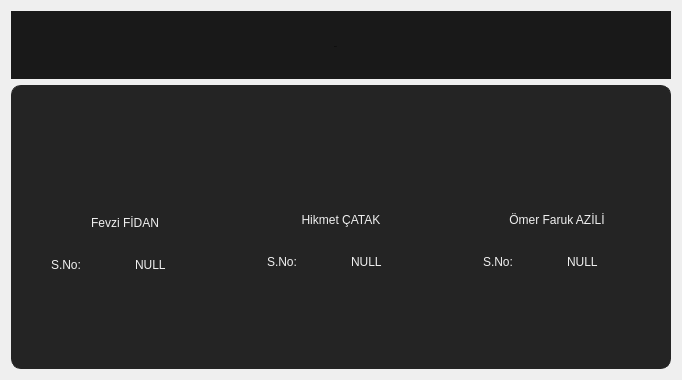
      <widget class="QWidget" name="page_about">
       <layout class="QGridLayout" name="gridLayout_4">
        <item row="1" column="0">
         <widget class="QWidget" name="widget_container_page_about" native="true">
          <property name="styleSheet">
           <string notr="true">QWidget {
	background-color:#242424;
	border:1px solid #242424;
	border-radius:10px;
}

QLabel {
	color:#f0f0f0;
	font-size:18px;
}</string>
          </property>
          <layout class="QHBoxLayout" name="horizontalLayout_9">
           <item>
            <widget class="QWidget" name="widget_profile_1" native="true">
             <property name="minimumSize">
              <size>
               <width>170</width>
               <height>0</height>
              </size>
             </property>
             <layout class="QGridLayout" name="gridLayout_5">
              <item row="1" column="0">
               <spacer name="horizontalSpacer_11">
                <property name="orientation">
                 <enum>Qt::Horizontal</enum>
                </property>
                <property name="sizeHint" stdset="0">
                 <size>
                  <width>42</width>
                  <height>20</height>
                 </size>
                </property>
               </spacer>
              </item>
              <item row="3" column="1">
               <spacer name="verticalSpacer_3">
                <property name="orientation">
                 <enum>Qt::Vertical</enum>
                </property>
                <property name="sizeHint" stdset="0">
                 <size>
                  <width>20</width>
                  <height>58</height>
                 </size>
                </property>
               </spacer>
              </item>
              <item row="1" column="1">
               <widget class="QLabel" name="lbl_profile_1_icon">
                <property name="maximumSize">
                 <size>
                  <width>50</width>
                  <height>50</height>
                 </size>
                </property>
                <property name="toolTip">
                 <string>Fevzi FİDAN</string>
                </property>
                <property name="text">
                 <string/>
                </property>
                <property name="pixmap">
                 <pixmap resource="../icons_source.qrc">:/newSource/icons/profile_1.png</pixmap>
                </property>
                <property name="scaledContents">
                 <bool>true</bool>
                </property>
               </widget>
              </item>
              <item row="1" column="2">
               <spacer name="horizontalSpacer_13">
                <property name="orientation">
                 <enum>Qt::Horizontal</enum>
                </property>
                <property name="sizeHint" stdset="0">
                 <size>
                  <width>42</width>
                  <height>20</height>
                 </size>
                </property>
               </spacer>
              </item>
              <item row="2" column="0" colspan="3">
               <widget class="QWidget" name="widget_profile_1_info" native="true">
                <property name="minimumSize">
                 <size>
                  <width>142</width>
                  <height>92</height>
                 </size>
                </property>
                <property name="styleSheet">
                 <string notr="true">QLabel {
	font-size:12px;
}</string>
                </property>
                <layout class="QVBoxLayout" name="verticalLayout_9">
                 <item>
                  <widget class="QLabel" name="lbl_profile_1_name">
                   <property name="minimumSize">
                    <size>
                     <width>133</width>
                     <height>34</height>
                    </size>
                   </property>
                   <property name="maximumSize">
                    <size>
                     <width>16777215</width>
                     <height>40</height>
                    </size>
                   </property>
                   <property name="text">
                    <string>Fevzi FİDAN</string>
                   </property>
                   <property name="alignment">
                    <set>Qt::AlignCenter</set>
                   </property>
                  </widget>
                 </item>
                 <item>
                  <widget class="QWidget" name="widget_profile_1_no" native="true">
                   <property name="minimumSize">
                    <size>
                     <width>133</width>
                     <height>34</height>
                    </size>
                   </property>
                   <layout class="QHBoxLayout" name="horizontalLayout_14">
                    <item>
                     <widget class="QLabel" name="lbl_profile_1_no_header">
                      <property name="minimumSize">
                       <size>
                        <width>38</width>
                        <height>0</height>
                       </size>
                      </property>
                      <property name="maximumSize">
                       <size>
                        <width>40</width>
                        <height>40</height>
                       </size>
                      </property>
                      <property name="toolTip">
                       <string>Student Number</string>
                      </property>
                      <property name="text">
                       <string>S.No:</string>
                      </property>
                     </widget>
                    </item>
                    <item>
                     <spacer name="horizontalSpacer_18">
                      <property name="orientation">
                       <enum>Qt::Horizontal</enum>
                      </property>
                      <property name="sizeHint" stdset="0">
                       <size>
                        <width>40</width>
                        <height>20</height>
                       </size>
                      </property>
                     </spacer>
                    </item>
                    <item>
                     <widget class="QLabel" name="lbl_profile_1_no">
                      <property name="minimumSize">
                       <size>
                        <width>72</width>
                        <height>16</height>
                       </size>
                      </property>
                      <property name="text">
                       <string>NULL</string>
                      </property>
                      <property name="wordWrap">
                       <bool>true</bool>
                      </property>
                     </widget>
                    </item>
                   </layout>
                  </widget>
                 </item>
                </layout>
               </widget>
              </item>
              <item row="0" column="1">
               <spacer name="verticalSpacer_7">
                <property name="orientation">
                 <enum>Qt::Vertical</enum>
                </property>
                <property name="sizeHint" stdset="0">
                 <size>
                  <width>20</width>
                  <height>65</height>
                 </size>
                </property>
               </spacer>
              </item>
             </layout>
            </widget>
           </item>
           <item>
            <widget class="QWidget" name="widget_profile_2" native="true">
             <property name="minimumSize">
              <size>
               <width>170</width>
               <height>0</height>
              </size>
             </property>
             <property name="styleSheet">
              <string notr="true">QLabel {
	font-size:12px;
}</string>
             </property>
             <layout class="QGridLayout" name="gridLayout_6">
              <item row="3" column="1">
               <spacer name="verticalSpacer_4">
                <property name="orientation">
                 <enum>Qt::Vertical</enum>
                </property>
                <property name="sizeHint" stdset="0">
                 <size>
                  <width>20</width>
                  <height>58</height>
                 </size>
                </property>
               </spacer>
              </item>
              <item row="1" column="1">
               <widget class="QLabel" name="lbl_profile_2_icon">
                <property name="maximumSize">
                 <size>
                  <width>50</width>
                  <height>50</height>
                 </size>
                </property>
                <property name="toolTip">
                 <string>Hikmet ÇATAK</string>
                </property>
                <property name="text">
                 <string/>
                </property>
                <property name="pixmap">
                 <pixmap resource="../icons_source.qrc">:/newSource/icons/profile_1.png</pixmap>
                </property>
                <property name="scaledContents">
                 <bool>true</bool>
                </property>
               </widget>
              </item>
              <item row="2" column="0" colspan="3">
               <widget class="QWidget" name="widget_profile_2_info" native="true">
                <property name="minimumSize">
                 <size>
                  <width>142</width>
                  <height>92</height>
                 </size>
                </property>
                <property name="styleSheet">
                 <string notr="true">QLabel {
	font-size:12px;
}</string>
                </property>
                <layout class="QVBoxLayout" name="verticalLayout_10">
                 <item>
                  <widget class="QLabel" name="lbl_profile_2_name">
                   <property name="minimumSize">
                    <size>
                     <width>133</width>
                     <height>34</height>
                    </size>
                   </property>
                   <property name="maximumSize">
                    <size>
                     <width>16777215</width>
                     <height>40</height>
                    </size>
                   </property>
                   <property name="text">
                    <string>Hikmet ÇATAK</string>
                   </property>
                   <property name="alignment">
                    <set>Qt::AlignCenter</set>
                   </property>
                  </widget>
                 </item>
                 <item>
                  <widget class="QWidget" name="widget_profile_2_no" native="true">
                   <property name="minimumSize">
                    <size>
                     <width>133</width>
                     <height>34</height>
                    </size>
                   </property>
                   <layout class="QHBoxLayout" name="horizontalLayout_17">
                    <item>
                     <widget class="QLabel" name="lbl_profile_2_no_header">
                      <property name="minimumSize">
                       <size>
                        <width>38</width>
                        <height>0</height>
                       </size>
                      </property>
                      <property name="maximumSize">
                       <size>
                        <width>40</width>
                        <height>40</height>
                       </size>
                      </property>
                      <property name="toolTip">
                       <string>Student Number</string>
                      </property>
                      <property name="text">
                       <string>S.No:</string>
                      </property>
                     </widget>
                    </item>
                    <item>
                     <spacer name="horizontalSpacer_19">
                      <property name="orientation">
                       <enum>Qt::Horizontal</enum>
                      </property>
                      <property name="sizeHint" stdset="0">
                       <size>
                        <width>40</width>
                        <height>20</height>
                       </size>
                      </property>
                     </spacer>
                    </item>
                    <item>
                     <widget class="QLabel" name="lbl_profile_2_no">
                      <property name="minimumSize">
                       <size>
                        <width>72</width>
                        <height>16</height>
                       </size>
                      </property>
                      <property name="text">
                       <string>NULL</string>
                      </property>
                      <property name="wordWrap">
                       <bool>true</bool>
                      </property>
                     </widget>
                    </item>
                   </layout>
                  </widget>
                 </item>
                </layout>
               </widget>
              </item>
              <item row="1" column="2">
               <spacer name="horizontalSpacer_15">
                <property name="orientation">
                 <enum>Qt::Horizontal</enum>
                </property>
                <property name="sizeHint" stdset="0">
                 <size>
                  <width>42</width>
                  <height>20</height>
                 </size>
                </property>
               </spacer>
              </item>
              <item row="1" column="0">
               <spacer name="horizontalSpacer_14">
                <property name="orientation">
                 <enum>Qt::Horizontal</enum>
                </property>
                <property name="sizeHint" stdset="0">
                 <size>
                  <width>42</width>
                  <height>20</height>
                 </size>
                </property>
               </spacer>
              </item>
              <item row="0" column="1">
               <spacer name="verticalSpacer_8">
                <property name="orientation">
                 <enum>Qt::Vertical</enum>
                </property>
                <property name="sizeHint" stdset="0">
                 <size>
                  <width>20</width>
                  <height>65</height>
                 </size>
                </property>
               </spacer>
              </item>
             </layout>
            </widget>
           </item>
           <item>
            <widget class="QWidget" name="widget_profile_3" native="true">
             <property name="minimumSize">
              <size>
               <width>170</width>
               <height>0</height>
              </size>
             </property>
             <property name="styleSheet">
              <string notr="true">QLabel {
	font-size:12px;
}</string>
             </property>
             <layout class="QGridLayout" name="gridLayout_7">
              <item row="2" column="0" colspan="3">
               <widget class="QWidget" name="widget_profile_3_info" native="true">
                <property name="minimumSize">
                 <size>
                  <width>142</width>
                  <height>92</height>
                 </size>
                </property>
                <property name="styleSheet">
                 <string notr="true">QLabel {
	font-size:12px;
}</string>
                </property>
                <layout class="QVBoxLayout" name="verticalLayout_11">
                 <item>
                  <widget class="QLabel" name="lbl_profile_3_name">
                   <property name="minimumSize">
                    <size>
                     <width>133</width>
                     <height>34</height>
                    </size>
                   </property>
                   <property name="maximumSize">
                    <size>
                     <width>16777215</width>
                     <height>40</height>
                    </size>
                   </property>
                   <property name="text">
                    <string>Ömer Faruk AZİLİ</string>
                   </property>
                   <property name="alignment">
                    <set>Qt::AlignCenter</set>
                   </property>
                  </widget>
                 </item>
                 <item>
                  <widget class="QWidget" name="widget_profile_3_no" native="true">
                   <property name="minimumSize">
                    <size>
                     <width>133</width>
                     <height>34</height>
                    </size>
                   </property>
                   <layout class="QHBoxLayout" name="horizontalLayout_18">
                    <item>
                     <widget class="QLabel" name="lbl_profile_3_no_header">
                      <property name="minimumSize">
                       <size>
                        <width>38</width>
                        <height>0</height>
                       </size>
                      </property>
                      <property name="maximumSize">
                       <size>
                        <width>40</width>
                        <height>40</height>
                       </size>
                      </property>
                      <property name="toolTip">
                       <string>Student Number</string>
                      </property>
                      <property name="text">
                       <string>S.No:</string>
                      </property>
                     </widget>
                    </item>
                    <item>
                     <spacer name="horizontalSpacer_20">
                      <property name="orientation">
                       <enum>Qt::Horizontal</enum>
                      </property>
                      <property name="sizeHint" stdset="0">
                       <size>
                        <width>40</width>
                        <height>20</height>
                       </size>
                      </property>
                     </spacer>
                    </item>
                    <item>
                     <widget class="QLabel" name="lbl_profile_3_no">
                      <property name="minimumSize">
                       <size>
                        <width>72</width>
                        <height>16</height>
                       </size>
                      </property>
                      <property name="text">
                       <string>NULL</string>
                      </property>
                      <property name="wordWrap">
                       <bool>true</bool>
                      </property>
                     </widget>
                    </item>
                   </layout>
                  </widget>
                 </item>
                </layout>
               </widget>
              </item>
              <item row="3" column="1">
               <spacer name="verticalSpacer_6">
                <property name="orientation">
                 <enum>Qt::Vertical</enum>
                </property>
                <property name="sizeHint" stdset="0">
                 <size>
                  <width>20</width>
                  <height>58</height>
                 </size>
                </property>
               </spacer>
              </item>
              <item row="1" column="0">
               <spacer name="horizontalSpacer_16">
                <property name="orientation">
                 <enum>Qt::Horizontal</enum>
                </property>
                <property name="sizeHint" stdset="0">
                 <size>
                  <width>42</width>
                  <height>20</height>
                 </size>
                </property>
               </spacer>
              </item>
              <item row="1" column="2">
               <spacer name="horizontalSpacer_17">
                <property name="orientation">
                 <enum>Qt::Horizontal</enum>
                </property>
                <property name="sizeHint" stdset="0">
                 <size>
                  <width>42</width>
                  <height>20</height>
                 </size>
                </property>
               </spacer>
              </item>
              <item row="1" column="1">
               <widget class="QLabel" name="lbl_profile_3_icon">
                <property name="maximumSize">
                 <size>
                  <width>50</width>
                  <height>50</height>
                 </size>
                </property>
                <property name="toolTip">
                 <string>Ömer Faruk AZİLİ</string>
                </property>
                <property name="text">
                 <string/>
                </property>
                <property name="pixmap">
                 <pixmap resource="../icons_source.qrc">:/newSource/icons/profile_1.png</pixmap>
                </property>
                <property name="scaledContents">
                 <bool>true</bool>
                </property>
               </widget>
              </item>
              <item row="0" column="1">
               <spacer name="verticalSpacer_9">
                <property name="orientation">
                 <enum>Qt::Vertical</enum>
                </property>
                <property name="sizeHint" stdset="0">
                 <size>
                  <width>20</width>
                  <height>65</height>
                 </size>
                </property>
               </spacer>
              </item>
             </layout>
            </widget>
           </item>
          </layout>
         </widget>
        </item>
        <item row="0" column="0">
         <widget class="QWidget" name="widget_header_page_about" native="true">
          <property name="minimumSize">
           <size>
            <width>411</width>
            <height>68</height>
           </size>
          </property>
          <property name="maximumSize">
           <size>
            <width>16777215</width>
            <height>68</height>
           </size>
          </property>
          <property name="styleSheet">
           <string notr="true">QLabel[objectName=&quot;lbl_header_about&quot;] {
	color:#f0f0f0;
	background-color:#191919;
	font-size:18px;
	font-weight:bold;
}

QLabel[objectName=&quot;lbl_header_message_about&quot;] {
	color:#f0f0f0;
	background-color:#191919;
	font-size:12px;
}

QWidget {
	background-color:#191919;
}</string>
          </property>
          <layout class="QHBoxLayout" name="horizontalLayout_19">
           <item>
            <spacer name="horizontalSpacer_21">
             <property name="orientation">
              <enum>Qt::Horizontal</enum>
             </property>
             <property name="sizeHint" stdset="0">
              <size>
               <width>181</width>
               <height>10</height>
              </size>
             </property>
            </spacer>
           </item>
           <item>
            <widget class="QLabel" name="lbl_about_icon">
             <property name="minimumSize">
              <size>
               <width>40</width>
               <height>28</height>
              </size>
             </property>
             <property name="maximumSize">
              <size>
               <width>50</width>
               <height>30</height>
              </size>
             </property>
             <property name="text">
              <string/>
             </property>
             <property name="pixmap">
              <pixmap resource="../icons_source.qrc">:/newSource/icons/about.png</pixmap>
             </property>
             <property name="scaledContents">
              <bool>true</bool>
             </property>
            </widget>
           </item>
           <item>
            <widget class="QLabel" name="lbl_header_about">
             <property name="minimumSize">
              <size>
               <width>61</width>
               <height>26</height>
              </size>
             </property>
             <property name="maximumSize">
              <size>
               <width>16777215</width>
               <height>22</height>
              </size>
             </property>
             <property name="font">
              <font>
               <family>MS Shell Dlg 2</family>
               <pointsize>-1</pointsize>
               <weight>75</weight>
               <bold>true</bold>
              </font>
             </property>
             <property name="text">
              <string>About</string>
             </property>
            </widget>
           </item>
           <item>
            <spacer name="horizontalSpacer_22">
             <property name="orientation">
              <enum>Qt::Horizontal</enum>
             </property>
             <property name="sizeHint" stdset="0">
              <size>
               <width>180</width>
               <height>10</height>
              </size>
             </property>
            </spacer>
           </item>
          </layout>
         </widget>
        </item>
       </layout>
      </widget>
